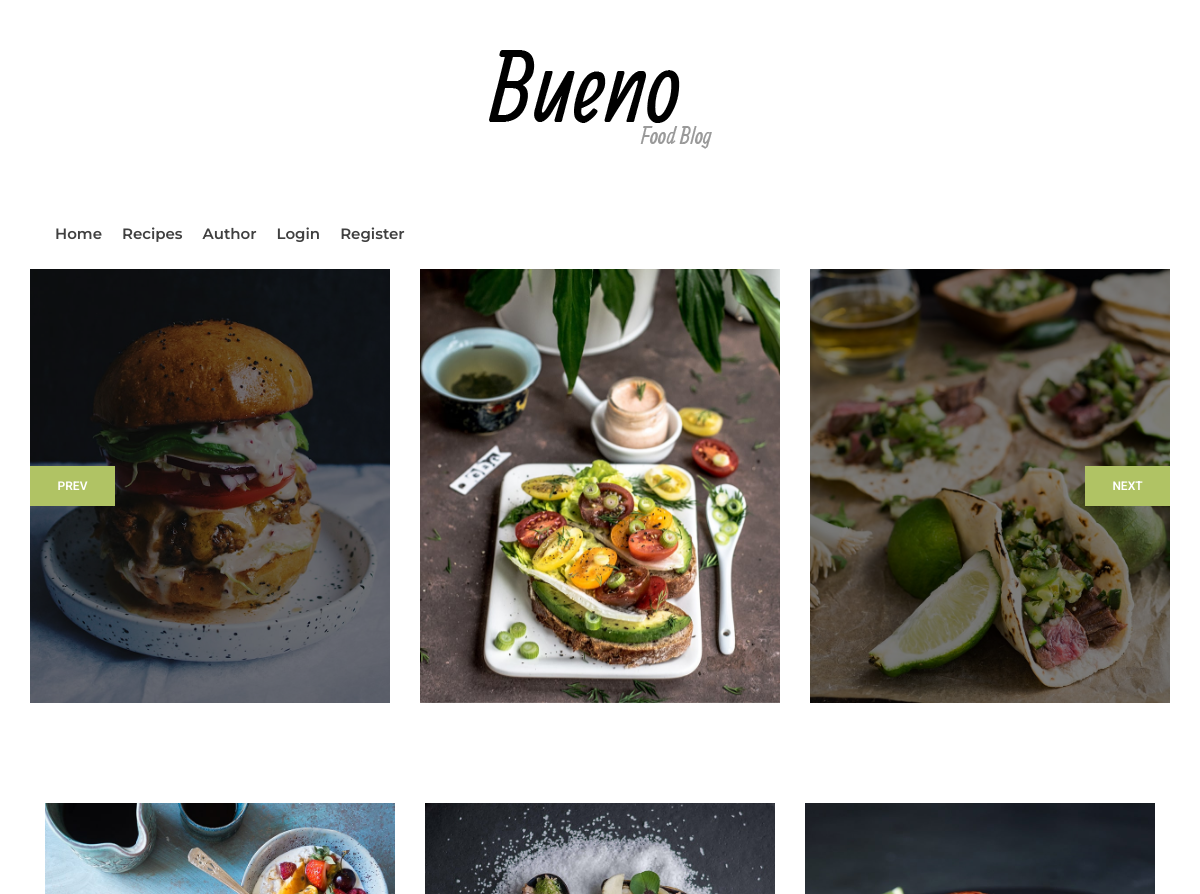
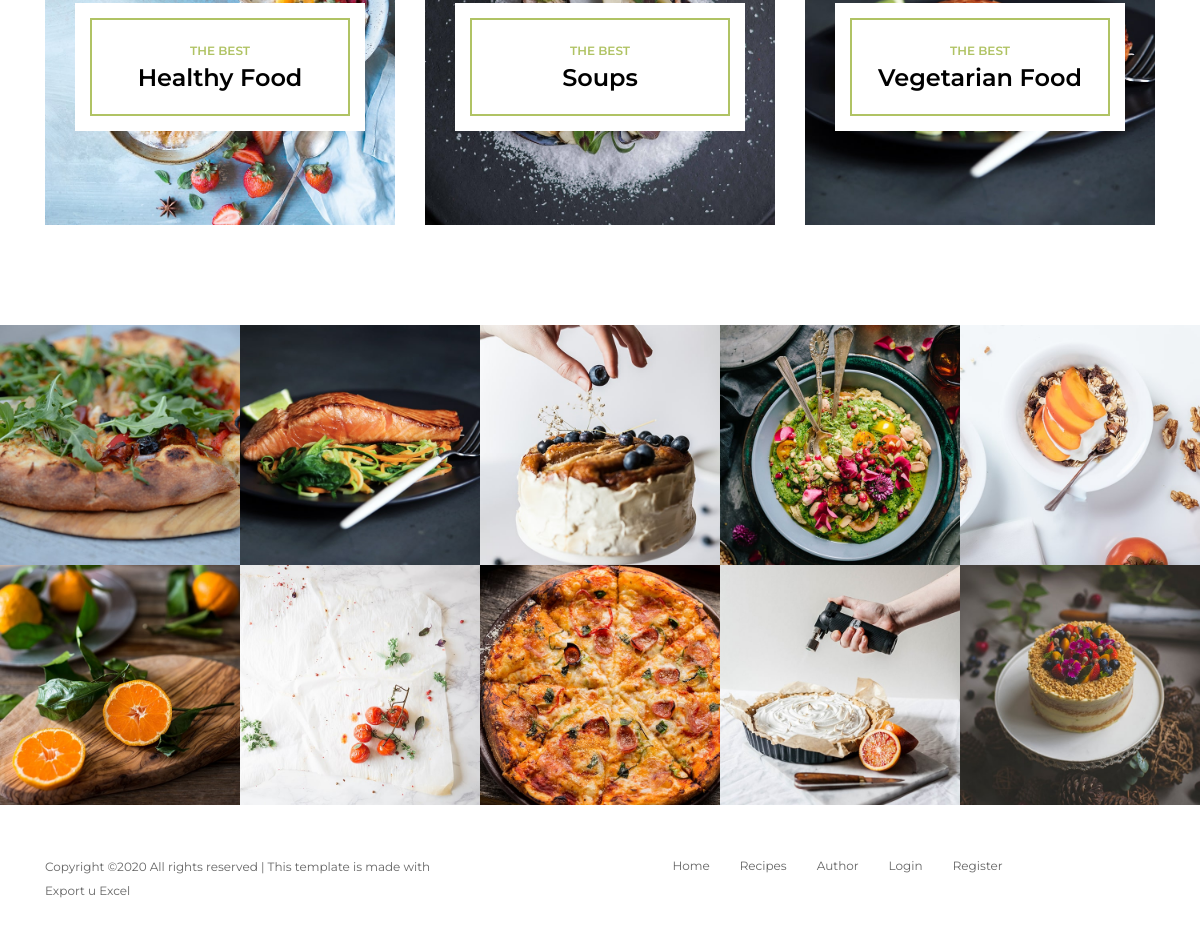
The page / on the database its author committed (2 pictures, top to bottom).
### tables this page shows
CREATE TABLE `navmeni` (
  `id_n` int(10) NOT NULL,
  `naziv` varchar(100) NOT NULL,
  `putanja` varchar(100) NOT NULL,
  `parent` int(10) DEFAULT NULL,
  `pozicija` int(10) NOT NULL,
  `prikaz` int(10) NOT NULL
);

CREATE TABLE `galerija` (
  `id_g` int(10) NOT NULL,
  `slika_putanja` varchar(100) NOT NULL
);

### config/connection.php (called while the page is built, shortened)
<?php
try{
    $conn = new PDO('mysql:host='.SERVER.';dbname='.DATABASE.';charset-utf8', USERNAME, PASSWORD);
    $conn->setAttribute(PDO::ATTR_ERRMODE, PDO::ERRMODE_EXCEPTION);
    $conn->setAttribute(PDO::ATTR_DEFAULT_FETCH_MODE, PDO::FETCH_OBJ);
}catch (PDOException $ex){
    echo $ex->getMessage();
}
function executeQuery($upit){
    global $conn;
    return $conn->query($upit)->fetchAll();
}

### views/pages/galerija.php (the view, shortened to what this page needs)
<div class="instagram-feed-area d-flex flex-wrap">
    <?php
        $slike = executeQuery("SELECT * FROM galerija");
        foreach ($slike as $slika):
    ?>
    <div class="single-instagram">
        <img src="<?=$slika->slika_putanja?>" alt="">
    </div>
    <?php endforeach; ?>
</div>

### views/fixed/head.php (shortened to what this page needs)
<!DOCTYPE html>
<html lang="en">
<head>
    <link href="assets/css/material-design-iconic-font.min.css" rel="stylesheet" media="all">
    <link href="assets/css/font-awesome.min.css" rel="stylesheet" media="all">
    <link rel="stylesheet" href="https://cdnjs.cloudflare.com/ajax/libs/font-awesome/4.7.0/css/font-awesome.min.css">
    <link rel="stylesheet" href="assets/css/style.css">
    <link href="assets/css/main.css" rel="stylesheet" media="all">
</head>
<body>

### views/fixed/navbar.php (shortened to what this page needs)
<header class="header-area">
    <div class="logo-area">
        <a href="index.php"><img src="assets/img/core-img/logo.png" alt=""></a>
    </div>
    <div class="bueno-main-menu" id="sticker">
        <div class="classy-nav-container breakpoint-off">
            <div class="container">
                <nav class="classy-navbar justify-content-between" id="buenoNav">
                    <div class="classy-menu">
                        <div class="classynav">
                            <?php
                            include "config/connection.php";
                            $prikaz = 0;
                            switch ($prikaz){
                                case 0:
                                    $upit = "SELECT * FROM navmeni WHERE prikaz = 0 or prikaz = 1";
                                    break;
                            }
                            $navmeni = $conn->query($upit)->fetchAll();
                            $item = "<ul>";
                            foreach ($navmeni as $x){
                                $item .= "<li><a href='".$x->putanja."'>".$x->naziv."</a></li>";
                            }
                            $item .= "</ul>";
                            echo $item;
                            ?>
                        </div>
                    </div>
                </nav>
            </div>
        </div>
    </div>
</header>

### index.php (shortened to what this page needs)
<?php
    include "views/fixed/head.php";
    include "views/fixed/navbar.php";
    if(isset($_GET['page']))
    {
        switch ($_GET['page'])
        {
            case "home":
                include "views/pages/slider.php";
                include "views/pages/banner.php";
                include "views/pages/galerija.php";
                break;
            case "registracija":
                include "views/pages/registracija.php";
                break;
            case "logovanje":
                include "views/pages/logovanje.php";
                break;
            case "kategorije":
                include "views/pages/kategorije.php";
                break;
            case "recepti":
                include "views/pages/recepti.php";
                break;
            case "recept":
                include "views/pages/single-recept.php";
                break;
            case "author":
                include "views/pages/autor.php";
                break;
        }
    }
    else
    {
        include "views/pages/slider.php";
        include "views/pages/banner.php";
        include "views/pages/galerija.php";
    }
    include "views/fixed/footer.php";
?>

### views/pages/slider.php (shortened to what this page needs)
<div class="hero-area">
    <div class="hero-post-slides owl-carousel">
        <div class="single-slide">
            <div class="blog-thumbnail">
                <a href="#"><img src="assets/img/bg-img/1.jpg" alt=""></a>
            </div>
        </div>
        <div class="single-slide">
            <div class="blog-thumbnail">
                <a href="#"><img src="assets/img/bg-img/2.jpg" alt=""></a>
            </div>
        </div>
        <div class="single-slide">
            <div class="blog-thumbnail">
                <a href="#"><img src="assets/img/bg-img/3.jpg" alt=""></a>
            </div>
        </div>
    </div>
</div>

### views/pages/banner.php (shortened to what this page needs)
<div class="post-catagory section-padding-100-0 mb-70">
    <div class="container">
        <div class="row justify-content-center">
            <div class="col-12 col-md-6 col-lg-4">
                <div class="single-post-catagory mb-30">
                    <div class="catagory-content-bg">
                        <div class="catagory-content">
                            <a href="index.php?page=kategorije" class="post-tag">The Best</a>
                            <a href="index.php?page=kategorije" class="post-title">Healthy Food</a>
                        </div>
                    </div>
                </div>
            </div>
            <div class="col-12 col-md-6 col-lg-4">
                <div class="single-post-catagory mb-30">
                    <div class="catagory-content-bg">
                        <div class="catagory-content">
                            <a href="index.php?page=kategorije" class="post-tag">The Best</a>
                            <a href="index.php?page=kategorije" class="post-title">Soups</a>
                        </div>
                    </div>
                </div>
            </div>
            <div class="col-12 col-md-6 col-lg-4">
                <div class="single-post-catagory mb-30">
                    <div class="catagory-content-bg">
                        <div class="catagory-content">
                            <a href="index.php?page=kategorije" class="post-tag">The Best</a>
                            <a href="index.php?page=kategorije" class="post-title">Vegetarian Food</a>
                        </div>
                    </div>
                </div>
            </div>
        </div>
    </div>
</div>

### views/fixed/footer.php (shortened to what this page needs)
<footer class="footer-area">
    <div class="container">
        <div class="row">
            <div class="col-12 col-sm-5">
                <p class="copywrite-text">
                        Copyright &copy;<script>document.write(new Date().getFullYear());</script> All rights reserved | This template is made with</i><a href="models/kategorije/export-excel.php"></br>Export u Excel</a>
                       </p>
            </div>
            <div class="col-12 col-sm-7">
                <div class="footer-nav">
                    <?php
                    global $navmeni;
                    $item = "<ul>";
                    foreach ($navmeni as $x){
                        $item .= "<li><a href='".$x->putanja."'>".$x->naziv."</a></li>";
                    }
                    $item .= "</ul>";
                    echo $item;
                    ?>
                </div>
            </div>
        </div>
    </div>
</footer>
</body>
</html>

### assets/css/main.css (style rules this page uses)
.row { display: -webkit-box; display: -webkit-flex; display: -moz-box; display: -ms-flexbox; display: flex; -webkit-flex-wrap: wrap; -ms-flex-wrap: wrap; flex-wrap: wrap; }
html { -webkit-box-sizing: border-box; -moz-box-sizing: border-box; box-sizing: border-box; }
* { padding: 0; margin: 0; }
*, *:before, *:after { -webkit-box-sizing: inherit; -moz-box-sizing: inherit; box-sizing: inherit; }
body, h1, h2, h3, h4, h5, h6, blockquote, p, pre, dl, dd, ol, ul, figure, hr, fieldset, legend { margin: 0; padding: 0; }
body { font-family: "Roboto", "Arial", "Helvetica Neue", sans-serif; font-weight: 400; font-size: 14px; }
* { margin: 0; padding: 0; }

### assets/css/classy-nav.css (style rules this page uses)
* { margin: 0; padding: 0; }
body { font-family: "Roboto", sans-serif; }
ul, ol { margin: 0; }
ul li, ol li { list-style: none; }
img { height: auto; max-width: 100%; }
.classy-nav-container { position: relative; z-index: 100; background-color: #ffffff; }
.classy-nav-container * { box-sizing: border-box; }
.classy-nav-container a { -webkit-transition-duration: 500ms; transition-duration: 500ms; text-decoration: none; outline: none; font-size: 14px; font-weight: 400; color: #232323; display: inline-block; }
.justify-content-between { -webkit-box-pack: justify; -ms-flex-pack: justify; justify-content: space-between; }
.justify-content-center { -webkit-box-pack: center; -ms-flex-pack: center; justify-content: center; }
.classy-navbar { width: 100%; height: 70px; padding: 0.5em 2em; display: -webkit-box; display: -ms-flexbox; display: flex; -webkit-box-align: center; -ms-flex-align: center; -ms-grid-row-align: center; align-items: center; }
.classynav ul li { display: inline-block; clear: both; position: inherit; z-index: 10; }
.classynav ul li a { padding: 0 12px; display: block; height: 35px; font-size: 14px; line-height: 34px; }
.breakpoint-off .classynav { display: -webkit-box; display: -ms-flexbox; display: flex; -webkit-box-align: center; -ms-flex-align: center; -ms-grid-row-align: center; align-items: center; }

### rows shown on the page
navmeni: naziv "Home"
navmeni: naziv "Recipes"
navmeni: naziv "Author"
navmeni: naziv "Login"
navmeni: naziv "Register"
galerija: slika_putanja (picture)
galerija: slika_putanja (picture)
galerija: slika_putanja (picture)
galerija: slika_putanja (picture)
galerija: slika_putanja (picture)
galerija: slika_putanja (picture)
galerija: slika_putanja (picture)
galerija: slika_putanja (picture)
galerija: slika_putanja (picture)
galerija: slika_putanja (picture)
